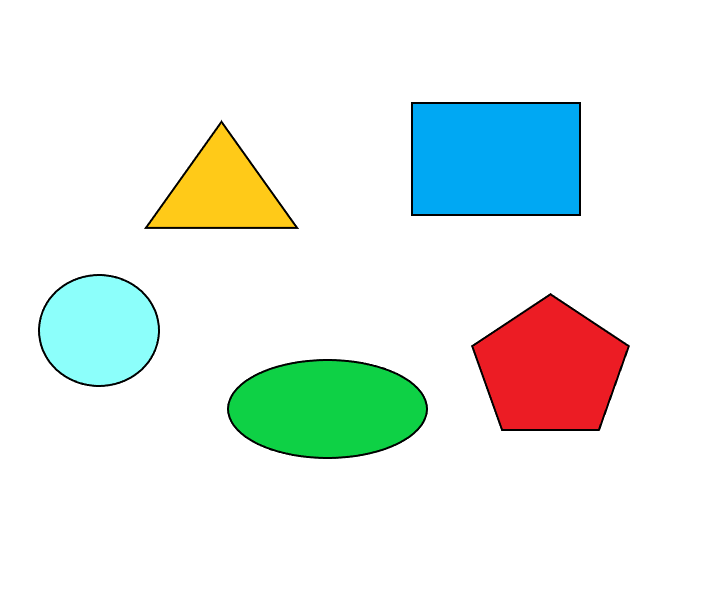
#> input picture MY_geometrik şekil tespitp/img.png, 710 x 599 px, given in place of shot.jpg, which was not available
$ python 'videoda sekil tespiti-2.py'
#> lines starting #> are read from the running program, lines starting #| are printed output that depends on the picture; after the words box and inside, x2 and y2 are one past the last pixel; in counts of white or black regions, pixels touching at a corner belong together; pictures that were not available may be replaced by others from this repository, and a replacement may not be noted
import cv2
import numpy as np
import time
url="http://192.168.1.7:8080/shot.jpg"
while True:
    kamera = cv2.VideoCapture(url)
    _,img=kamera.read()
#> img is the input picture: shape (599, 710, 3); mean B, G, R 233.7, 238.4, 229.6
    img=cv2.flip(img,-1)
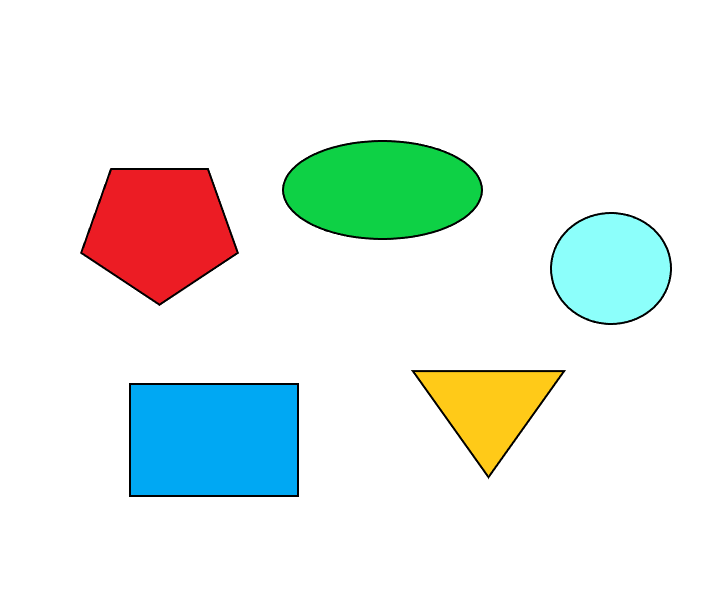
#> img: shape (599, 710, 3); mean B, G, R 233.7, 238.4, 229.6
    img_gray = cv2.cvtColor(img, cv2.COLOR_BGR2GRAY)
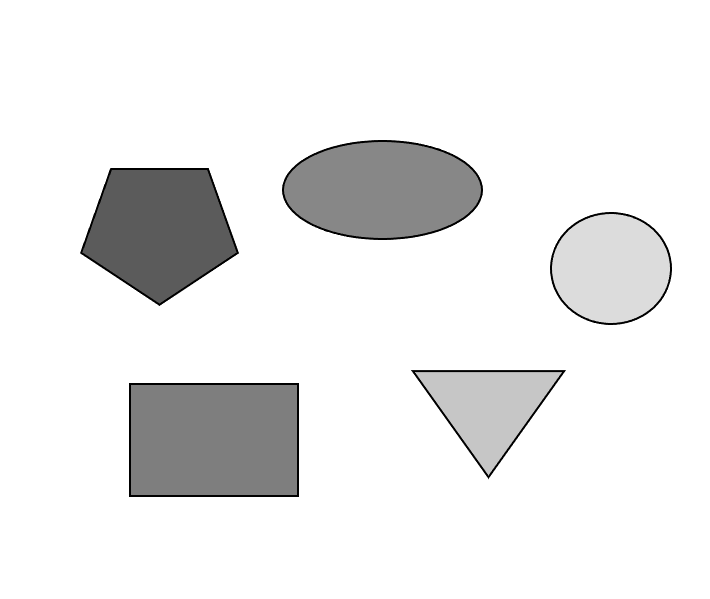
#> img_gray: shape (599, 710); min 0, max 255, mean 235.2
    threshold = cv2.Canny(img_gray,30,100)
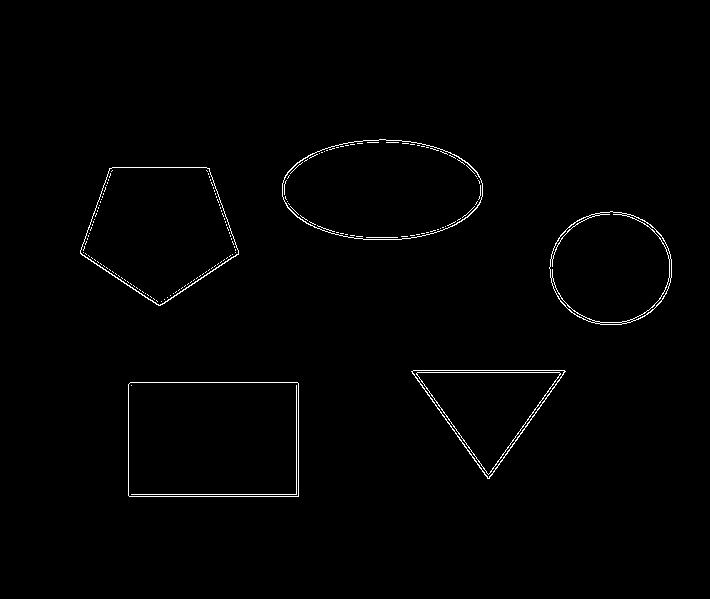
#> threshold: shape (599, 710); 0.96% white in thin lines or dots, all inside (x1, y1, x2, y2) = (80, 139, 672, 497)

    # Find the contours
    contours, _ = cv2.findContours(threshold, cv2.RETR_TREE, cv2.CHAIN_APPROX_SIMPLE)
#> contours = 183 contours, 165 with area under 20; largest, box (x1, y1, x2, y2) and area: (128, 382, 299, 497) 19377, (128, 382, 299, 497) 19376, (282, 139, 483, 240) 15815, (282, 139, 483, 240) 15727, (80, 167, 239, 306) 15278
    # For each contour approximate the curve and
    # küçük mesafe kortinatlarını pas gec
    for cnt in contours:
        (x, y, w, h) = cv2.boundingRect(cnt)  # dikdörtgen sınırlarını bulur
        if cv2.contourArea(cnt) < 5000:  # küçük gürültüler için dikdörtgen çizdirmiyor
            continue
        epsilon = 0.04 * cv2.arcLength(cnt, True)
        approx = cv2.approxPolyDP(cnt, epsilon, True)
        cv2.drawContours(img, [approx], 0, (0), 5)
        # Position for writing text
        x, y = approx[0][0]
        # anladığım kadarıyla düzelttiği çizimlerden köşe sayısını arıyor.
        if len(approx) == 3:
            cv2.putText(img, "Ucgen", (x, y), cv2.FONT_HERSHEY_COMPLEX, 1, 0, 2)
        elif len(approx) == 4:
            cv2.putText(img, "Dikdortgen", (x, y), cv2.FONT_HERSHEY_COMPLEX, 1, 0, 2)
#> this loop made 183 passes
#> (cnt, w, h) on passes 26, 28, 30: ([[156, 300], [157, 301]], 2, 2), ([[153, 298], [154, 299]], 2, 2), ([[150, 296], [151, 297]], 2, 2)
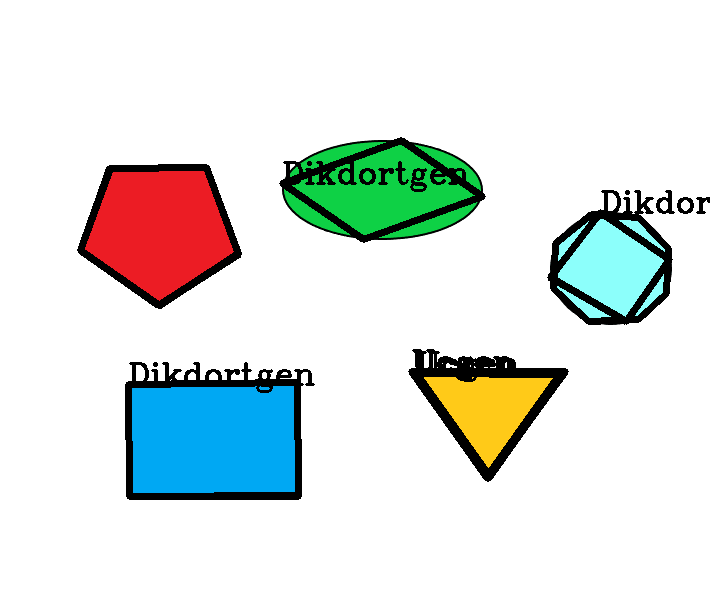
#> img: shape (599, 710, 3); 4.95% of pixels changed, all inside (x1, y1, x2, y2) = (77, 137, 710, 500)
        # [6 lines of commented-out code are left out]
    time.sleep(0.1)
    cv2.imshow("final", img)
    cv2.imshow("mask",threshold)
    if cv2.waitKey(10) & 0xFF==ord("q"):
#> (key q is pressed here)
        break
cv2.destroyAllWindows()
kamera.release()
